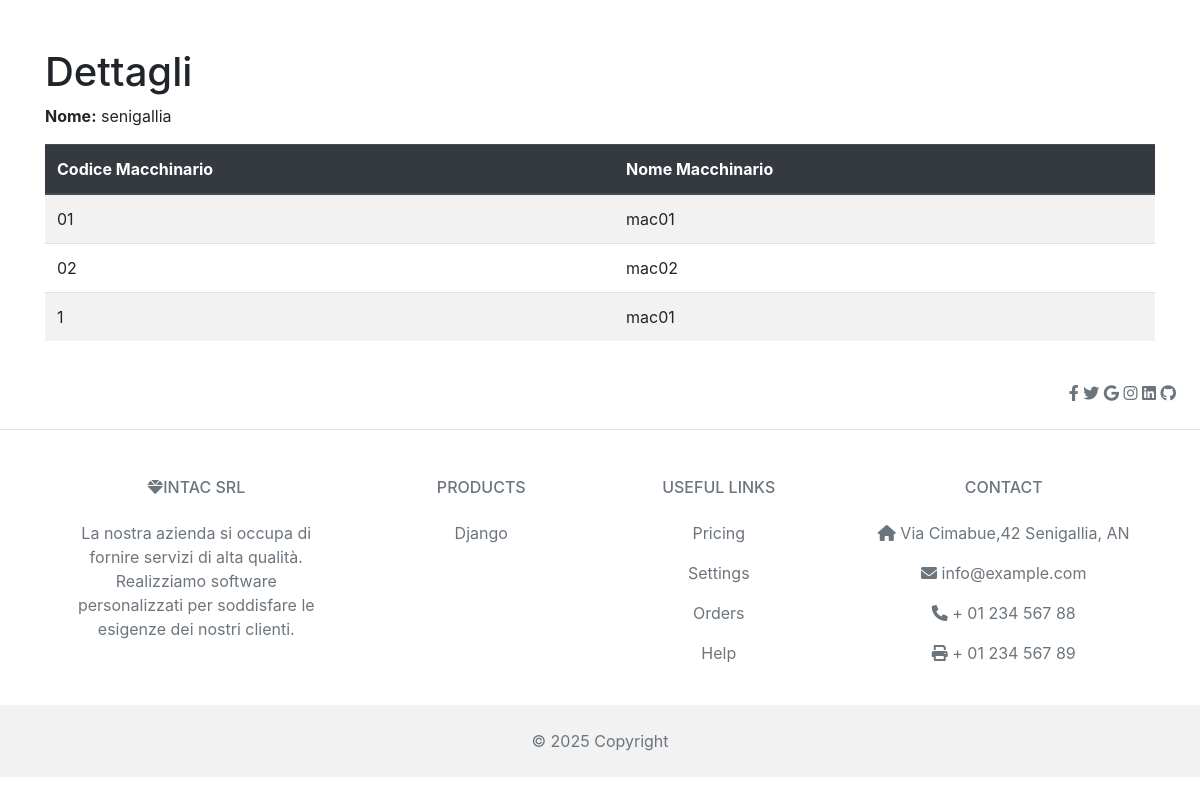
Page /stabilimento/Senigallia/ on the earlier database version.
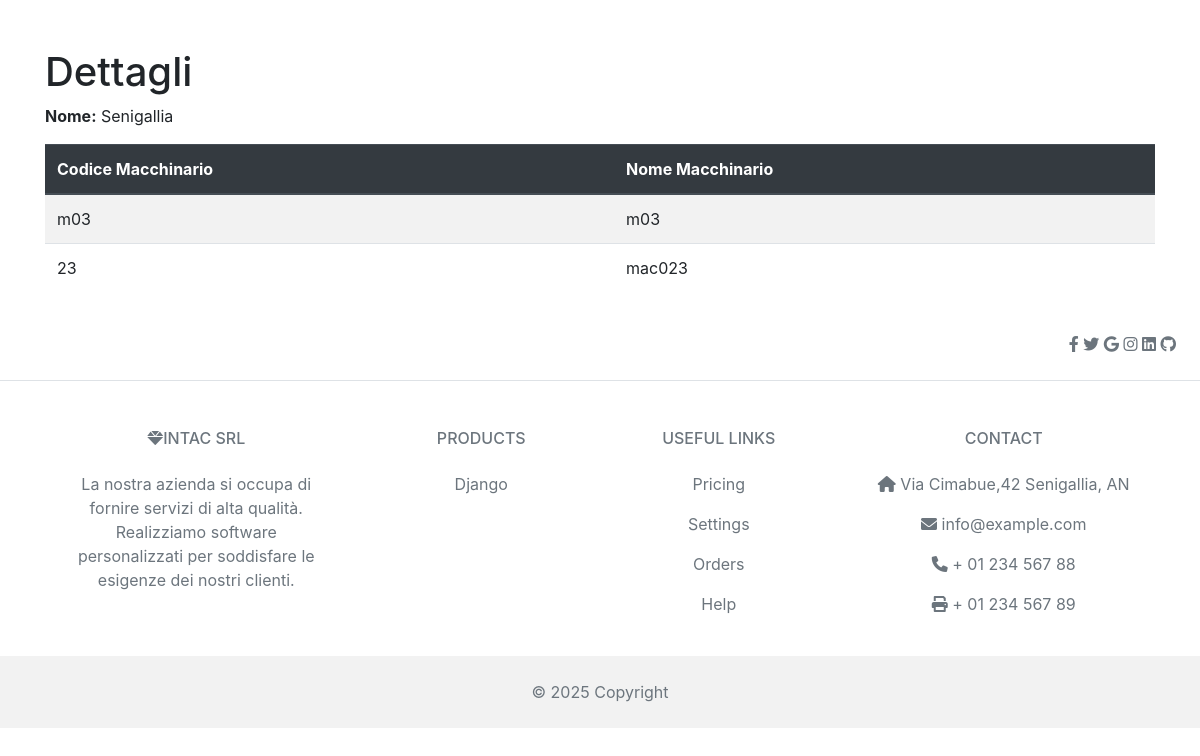
Same page on the later database version.
### gestione/models.py (models this page shows, shortened)
class Stabilimento(models.Model):
      nome = models.CharField(max_length=100)
      descrizione = models.TextField()

class Macchinario(models.Model):
    codiceMacchinario = models.CharField(max_length=100,primary_key=True)
    nome = models.CharField(max_length=100)
    descrizione = models.TextField()
    stabilimento = models.ForeignKey(Stabilimento,related_name='macchinario',on_delete=models.CASCADE)
    modello = models.CharField(max_length=24)

### gestione/views.py (the view)
# urls.py: path('stabilimento/<str:nome>/',filtra_stab, name='filtra_stab'),
def filtra_stab(request, nome):
    if nome:
        stab = Stabilimento.objects.filter(nome__icontains=nome).first()
        if stab:
            macchinari = stab.macchinario.all()  # Related name è 'macchinario'
        else:
            macchinari = []
    return render(request, 'gestione/filtra_stab.html', {'stab': stab, 'macchinari': macchinari})

### gestione/templates/gestione/filtra_stab.html (shortened to what this page needs)
{% extends 'gestione/base.html' %}
{% block content %}
<div class="container mt-5">
    <h1>Dettagli</h1>
    <p><strong>Nome:</strong> {{ stab.nome }}</p>
    <table id="tabella_macchinari" class="table table-striped table-hover">
        <thead class="thead-dark">
            <tr>
                <th>Codice Macchinario</th>
                <th>Nome Macchinario</th>
            </tr>
        </thead>
        <tbody>
            {% for mac in macchinari %}
            <tr>
                <td>{{ mac.codiceMacchinario }}</td>
                <td>{{ mac.nome }}</td>
            </tr>
            {% empty %}
            <tr>
                <td colspan="2" class="text-center">Nessun macchinario trovato</td>
            </tr>
            {% endfor %}
        </tbody>
    </table>
</div>
{% endblock %}

Differences in the rows shown:
removed Stabilimento: nome "senigallia"
removed Macchinario: codiceMacchinario "01", nome "mac01"
removed Macchinario: codiceMacchinario "02", nome "mac02"
removed Macchinario: codiceMacchinario "1", nome "mac01"
added Stabilimento: nome "Senigallia"
now on this page (row edited): Macchinario: codiceMacchinario "m03", nome "m03"
added Macchinario: codiceMacchinario "23", nome "mac023"
